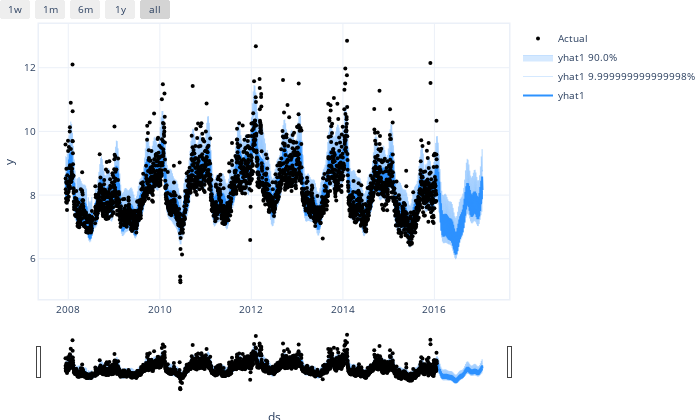

Source (notebook cell):
### Markdown cell above
An interactive figure of the forecast and components can be created with plotly. You will need to install plotly 4.0 or above separately, as it will not by default be installed with prophet. You will also need to install the `notebook` and `ipywidgets` packages.

Note: With the NeuralProphet wrapper, the plotting functions can also be used analog to the matplotlib functions

### Code cell
from neuralprophet import plot_plotly, plot_components_plotly
plot_plotly(m, forecast)

# Shorter: m.plot(forecast, plotting_backend="plotly")

### Figure 1 — Plotly figure (JSON) as saved in the notebook; plotly's stock layout.template omitted (floating-point values rounded to 4 significant figures; data arrays with more than 128 entries replaced by an {"elided": "..."} marker saying what was removed)
{"data": [{"fill": "none", "line": {"color": "rgba(45, 146, 255, 1.0)", "width": 2}, "mode": "lines", "name": "yhat1", "type": "scatter", "x": {"elided": "3270 str values"}, "y": {"elided": "3270 float values"}}, {"fillcolor": "rgba(45, 146, 255, 0.2)", "line": {"color": "rgba(45, 146, 255, 0.2)", "width": 1}, "mode": "lines", "name": "yhat1 9.999999999999998%", "type": "scatter", "x": {"elided": "3270 str values"}, "y": {"elided": "3270 float values"}}, {"fill": "tonexty", "fillcolor": "rgba(45, 146, 255, 0.2)", "line": {"color": "rgba(45, 146, 255, 0.2)", "width": 1}, "mode": "lines", "name": "yhat1 90.0%", "type": "scatter", "x": {"elided": "3270 str values"}, "y": {"elided": "3270 float values"}}, {"marker": {"color": "black", "size": 4}, "mode": "markers", "name": "Actual", "type": "scatter", "x": {"elided": "3270 str values"}, "y": {"elided": "3270 float values"}}], "layout": {"autosize": true, "font": {"size": 10}, "height": 420, "hovermode": "x unified", "margin": {"b": 0, "l": 0, "pad": 0, "r": 10, "t": 10}, "showlegend": true, "title": {"font": {"size": 12}}, "width": 700, "xaxis": {"linewidth": 1.5, "mirror": true, "rangeselector": {"buttons": [{"count": 7, "label": "1w", "step": "day", "stepmode": "backward"}, {"count": 1, "label": "1m", "step": "month", "stepmode": "backward"}, {"count": 6, "label": "6m", "step": "month", "stepmode": "backward"}, {"count": 1, "label": "1y", "step": "year", "stepmode": "backward"}, {"step": "all"}]}, "rangeslider": {"visible": true}, "showline": true, "title": {"text": "ds"}, "type": "date"}, "yaxis": {"linewidth": 1.5, "mirror": true, "showline": true, "title": {"text": "y"}}}}
